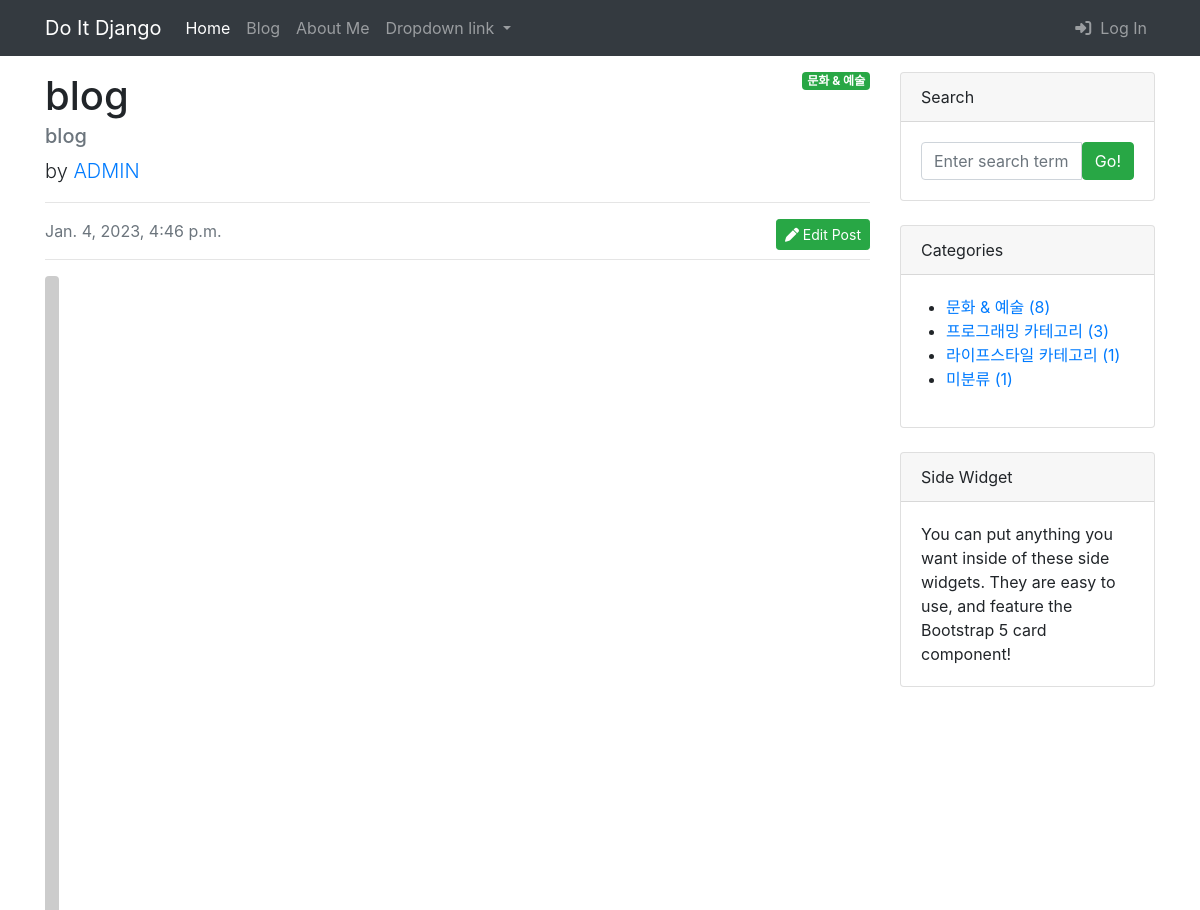
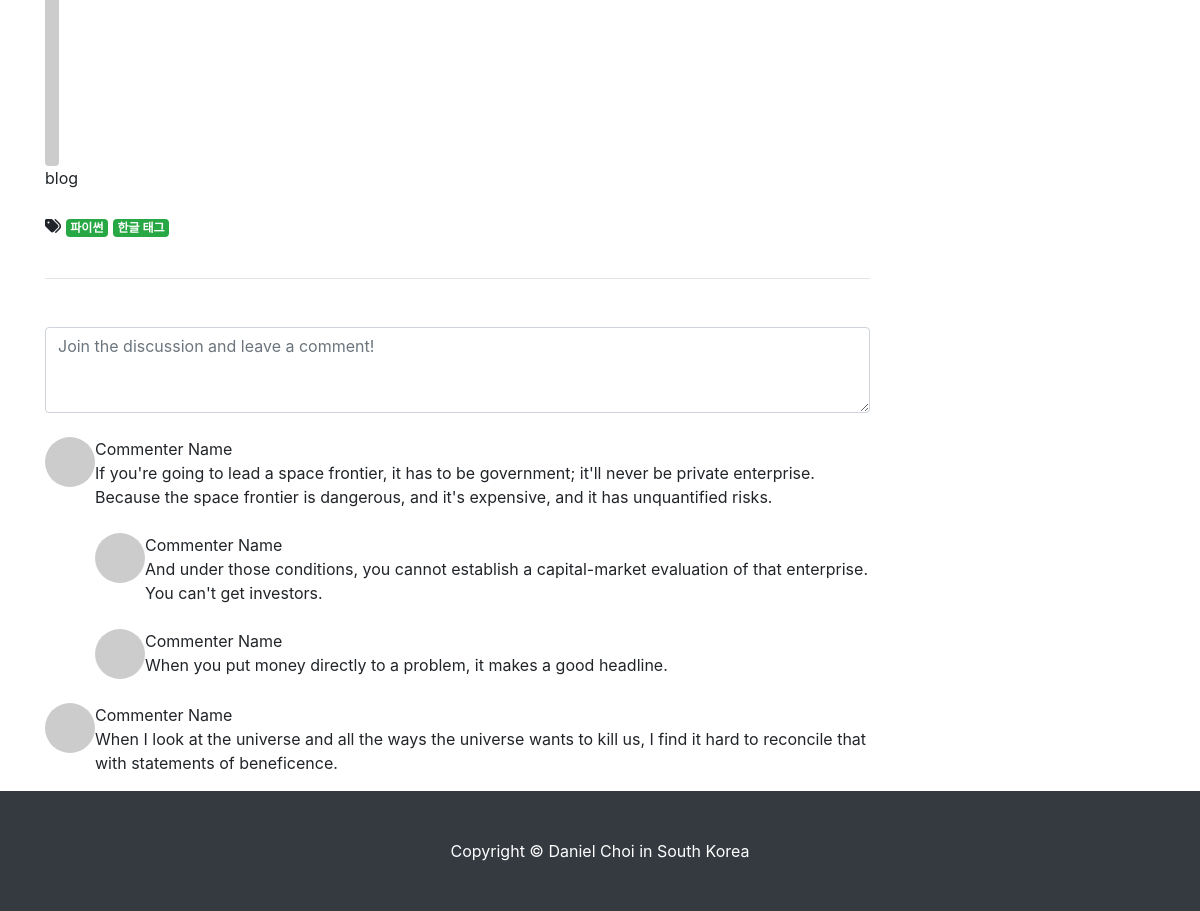
Screenshot of /blog/14/ (signed in) with the database file from the repository (2 pictures, top to bottom).
### blog/models.py (models this page shows, shortened)
class Post(models.Model):
    title = models.CharField(max_length=30)
    hook_text = models.CharField(max_length=100, blank=True)
    content = models.TextField()
    head_image = models.ImageField(
        upload_to='blog/images/%Y/%m/%d/', blank=True)
    file_upload = models.FileField(
        upload_to='blog/files/%Y/%m/%d/', blank=True)
    created_at = models.DateTimeField(auto_now_add=True)
    updated_at = models.DateTimeField(auto_now=True)
    author = models.ForeignKey(User, on_delete=models.SET_NULL, null=True)
    category = models.ForeignKey(
        Category, on_delete=models.SET_NULL, null=True, blank=True)
    tags = models.ManyToManyField(Tag, blank=True)

class Category(models.Model):
    name = models.CharField(max_length=50, unique=True)
    slug = models.SlugField(max_length=200, unique=True, allow_unicode=True)
    def __str__(self):
        return self.name
    def get_absolute_url(self):
        return f'/blog/category/{self.slug}/'
    class Meta:
        verbose_name_plural = 'Categories'

class Tag(models.Model):
    name = models.CharField(max_length=50)
    slug = models.SlugField(max_length=200, unique=True, allow_unicode=True)
    def __str__(self):
        return self.name
    def get_absolute_url(self):
        return f'/blog/tag/{self.slug}/'

### blog/views.py (the view)
# urls.py: path('<int:pk>/', views.PostDetail.as_view()),
class PostDetail(DetailView):
    model = Post
    def get_context_data(self, **kwargs):
        context = super(PostDetail, self).get_context_data()
        context['categories'] = Category.objects.all()
        context['no_category_post_count'] = Post.objects.filter(
            category=None).count()
        return context

### templates/blog/post_detail.html (shortened to what this page needs)
{% extends 'blog/base.html' %}
{% block main_area %}
<div id="post-area">
    {% if post.category %}
    <span class="badge badge-success float-right">{{ post.category }}</span>
    {% else %}
    <span class="badge badge-success float-right">미분류</span>
    {% endif %}
    <h1 class="fw-bolder mb-1">{{ post.title }}</h1>
    <h5 class="text-muted">{{ post.hook_text }}</h5>
    <p class="lead">
        by
        <a href="#">{{ post.author|upper }}</a>
    </p>
    <hr>
    {% if user.is_authenticated and user == post.author %}
    <a class="btn btn-success btn-sm float-right" href="/blog/update_post/{{ post.pk }}/"
    role="button"><i class="fas fa-pen"></i> Edit Post</a>
    {% endif %}
    <div class="text-muted fst-italic mb-2">{{ post.created_at }}</div>
    <hr>
    {% if post.head_image %}
    <img class="img-fluid rounded" src="{{ post.head_image.url }}"
        alt="{{ post.title }} head_image"/>
    {% else %}
    <img class="img-fluid rounded" src="https://picsum.photos/seed/{{ post.id }}/800/200"
        alt="random_image">
    {% endif %}
    <section class="mb-5">
        <p class="fs-5 mb-4">{{ post.content }}</p>
        {% if post.tags.exists %}
            <i class="fa-solid fa-tags"></i>
            {% for tag in post.tags.all %}
                <a href="{{ tag.get_absolute_url }}" class="badge badge-success">{{ tag }}</a>
            {% endfor %}
            <br>
            <br>
        {% endif %}
        <hr>
    </section>
</div>
<div id="comment-area">
    <form class="mb-4"><textarea class="form-control" rows="3" placeholder="Join the discussion and leave a comment!"></textarea></form>
    <div class="d-flex mb-4">
        <div class="flex-shrink-0"><img class="rounded-circle" src="https://dummyimage.com/50x50/ced4da/6c757d.jpg" alt="..." /></div>
        <div class="ms-3">
            <div class="fw-bold">Commenter Name</div>
            If you're going to lead a space frontier, it has to be government; it'll never be private enterprise. Because the space frontier is dangerous, and it's expensive, and it has unquantified risks.
            <div class="d-flex mt-4">
                <div class="flex-shrink-0"><img class="rounded-circle" src="https://dummyimage.com/50x50/ced4da/6c757d.jpg" alt="..." /></div>
                <div class="ms-3">
                    <div class="fw-bold">Commenter Name</div>
                    And under those conditions, you cannot establish a capital-market evaluation of that enterprise. You can't get investors.
                </div>
            </div>
            <div class="d-flex mt-4">
                <div class="flex-shrink-0"><img class="rounded-circle" src="https://dummyimage.com/50x50/ced4da/6c757d.jpg" alt="..." /></div>
                <div class="ms-3">
                    <div class="fw-bold">Commenter Name</div>
                    When you put money directly to a problem, it makes a good headline.
                </div>
            </div>
        </div>
    </div>
    <div class="d-flex">
        <div class="flex-shrink-0"><img class="rounded-circle" src="https://dummyimage.com/50x50/ced4da/6c757d.jpg" alt="..." /></div>
        <div class="ms-3">
            <div class="fw-bold">Commenter Name</div>
            When I look at the universe and all the ways the universe wants to kill us, I find it hard to reconcile that with statements of beneficence.
        </div>
    </div>
</div>
{% endblock  %}

### templates/blog/base.html (shortened to what this page needs)
<!DOCTYPE html>
{% load static %}
<html lang="ko">
<head>
    <link href="{% static 'blog/bootstrap/bootstrap.min.css' %}" media="screen" rel="stylesheet" type="text/css">
</head>
<body>
    {% include 'blog/navbar.html' %}
    <div class="container my-3">
        <div class="row">
            <div class="col-md-8 col-lg-9" id="main-area">
                {% block main_area %}
                {% endblock  %}
            </div>
            <div class="col-md-4 col-lg-3">
                <div class="card mb-4">
                    <div class="card-header">Search</div>
                    <div class="card-body">
                        <div class="input-group">
                            <input class="form-control" type="text" placeholder="Enter search term..."
                                aria-label="Enter search term..." aria-describedby="button-search" />
                            <button class="btn btn-success" id="button-search" type="button">Go!</button>
                        </div>
                    </div>
                </div>
                <div class="card mb-4" id="categories-card">
                    <div class="card-header">Categories</div>
                    <div class="card-body">
                        <div class="row">
                            <ul>
                                {% for category in categories %}
                                <li>
                                    <a href="{{ category.get_absolute_url }}">
                                        {{ category }} ({{ category.post_set.count }})</a>
                                </li>
                                {% endfor %}
                                <li>
                                    <a href="/blog/category/no_category/">
                                        미분류 ({{ no_category_post_count }})</a>
                                </li>
                            </ul>
                        </div>
                    </div>
                </div>
                <div class="card mb-4">
                    <div class="card-header">Side Widget</div>
                    <div class="card-body">You can put anything you want inside of these side widgets. They are easy to use, and feature the Bootstrap 5 card component!</div>
                </div>
            </div>
        </div>
    </div>
    {% include 'blog/footer.html' %}
</body>
</html>

### rows the page displays
Post: category "문화 & 예술", title "blog", hook_text "blog", author "ADMIN", created_at "Jan. 4, 2023, 4:46 p.m.", content "blog"
Tag: name "파이썬"
Tag: name "한글 태그"
Category: name "문화 & 예술", post_set.count "8"
Category: name "프로그래밍 카테고리", post_set.count "3"
Category: name "라이프스타일 카테고리", post_set.count "1"

### other values shown
{{ no_category_post_count }} "1"
